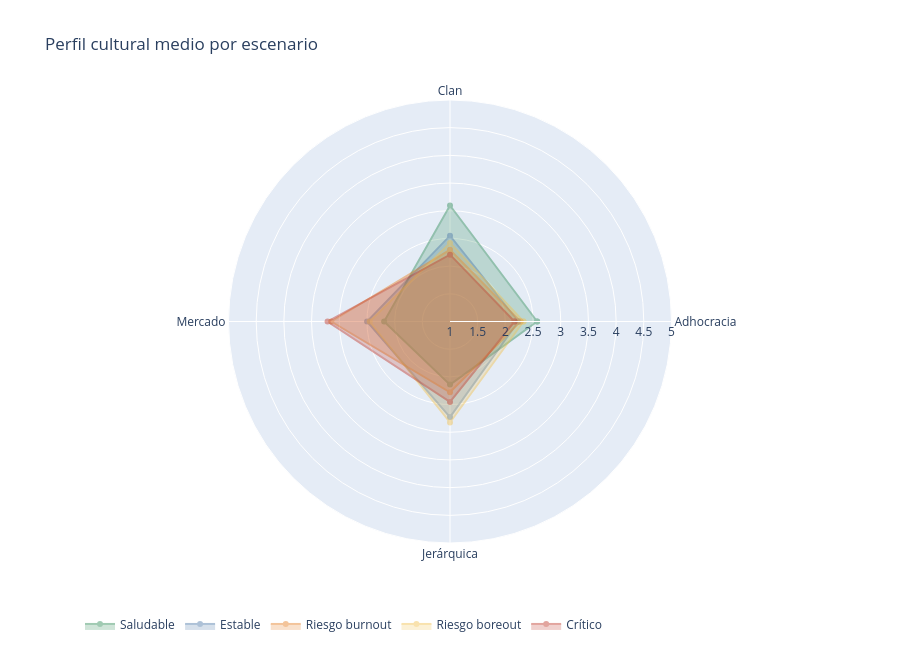

Source (notebook cell):
### Code cell
import plotly.graph_objects as go

# Calcular cultura CVF
df_benchmark["cvf_adhocracia"] = df_benchmark[["q60", "q61"]].mean(axis=1)
df_benchmark["cvf_clan"] = df_benchmark[["q62", "q63"]].mean(axis=1)
df_benchmark["cvf_mercado"] = df_benchmark[["q64", "q65"]].mean(axis=1)
df_benchmark["cvf_jerarquica"] = df_benchmark[["q66", "q67"]].mean(axis=1)

# Medias por escenario
cultura = df_benchmark.groupby("escenario")[
    [
        "cvf_adhocracia",
        "cvf_clan",
        "cvf_mercado",
        "cvf_jerarquica"
    ]
].mean()

escenarios = [
    "saludable",
    "estable",
    "riesgo_burnout",
    "riesgo_boreout",
    "critico"
]

etiquetas = {
    "saludable": "Saludable",
    "estable": "Estable",
    "riesgo_burnout": "Riesgo burnout",
    "riesgo_boreout": "Riesgo boreout",
    "critico": "Crítico"
}

colores= {
    "saludable": "#2E8B57",
    "estable": "#4C78A8",
    "riesgo_boreout": "#F2C14E",
    "riesgo_burnout": "#E67E22",
    "critico": "#C0392B",
}

ejes = ["Adhocracia", "Clan", "Mercado", "Jerárquica"]

fig = go.Figure()

for escenario in escenarios:
    valores = cultura.loc[escenario].tolist()

    fig.add_trace(
        go.Scatterpolar(
            r=valores + [valores[0]],
            theta=ejes + [ejes[0]],
            fill="toself",
            name=etiquetas[escenario],
            line=dict(color=colores[escenario], width=2),
            opacity=0.45
        )
    )

fig.update_layout(
    title="Perfil cultural medio por escenario",
    polar=dict(
        radialaxis=dict(
            visible=True,
            range=[1, 5]
        )
    ),
    legend=dict(
        orientation="h",
        y=-0.15
    ),
    height=650
)

fig.show()
fig.write_image(
    RUTA_VISUALIZACIONES / "radar_cultura.png",
    width=1200,
    height=900,
    scale=2
)

### Figure 1 — Plotly figure (JSON) as saved in the notebook; plotly's stock layout.template omitted (floating-point values rounded to 4 significant figures)
{"data": [{"fill": "toself", "line": {"color": "#2E8B57", "width": 2}, "name": "Saludable", "opacity": 0.45, "r": [2.574, 3.096, 2.19, 2.14, 2.574], "theta": ["Adhocracia", "Clan", "Mercado", "Jerárquica", "Adhocracia"], "type": "scatterpolar"}, {"fill": "toself", "line": {"color": "#4C78A8", "width": 2}, "name": "Estable", "opacity": 0.45, "r": [2.233, 2.55, 2.498, 2.726, 2.233], "theta": ["Adhocracia", "Clan", "Mercado", "Jerárquica", "Adhocracia"], "type": "scatterpolar"}, {"fill": "toself", "line": {"color": "#E67E22", "width": 2}, "name": "Riesgo burnout", "opacity": 0.45, "r": [2.274, 2.295, 3.144, 2.279, 2.274], "theta": ["Adhocracia", "Clan", "Mercado", "Jerárquica", "Adhocracia"], "type": "scatterpolar"}, {"fill": "toself", "line": {"color": "#F2C14E", "width": 2}, "name": "Riesgo boreout", "opacity": 0.45, "r": [2.327, 2.419, 2.449, 2.823, 2.327], "theta": ["Adhocracia", "Clan", "Mercado", "Jerárquica", "Adhocracia"], "type": "scatterpolar"}, {"fill": "toself", "line": {"color": "#C0392B", "width": 2}, "name": "Crítico", "opacity": 0.45, "r": [2.164, 2.208, 3.211, 2.452, 2.164], "theta": ["Adhocracia", "Clan", "Mercado", "Jerárquica", "Adhocracia"], "type": "scatterpolar"}], "layout": {"height": 650, "legend": {"orientation": "h", "y": -0.15}, "polar": {"radialaxis": {"range": [1, 5], "visible": true}}, "title": {"text": "Perfil cultural medio por escenario"}}}
